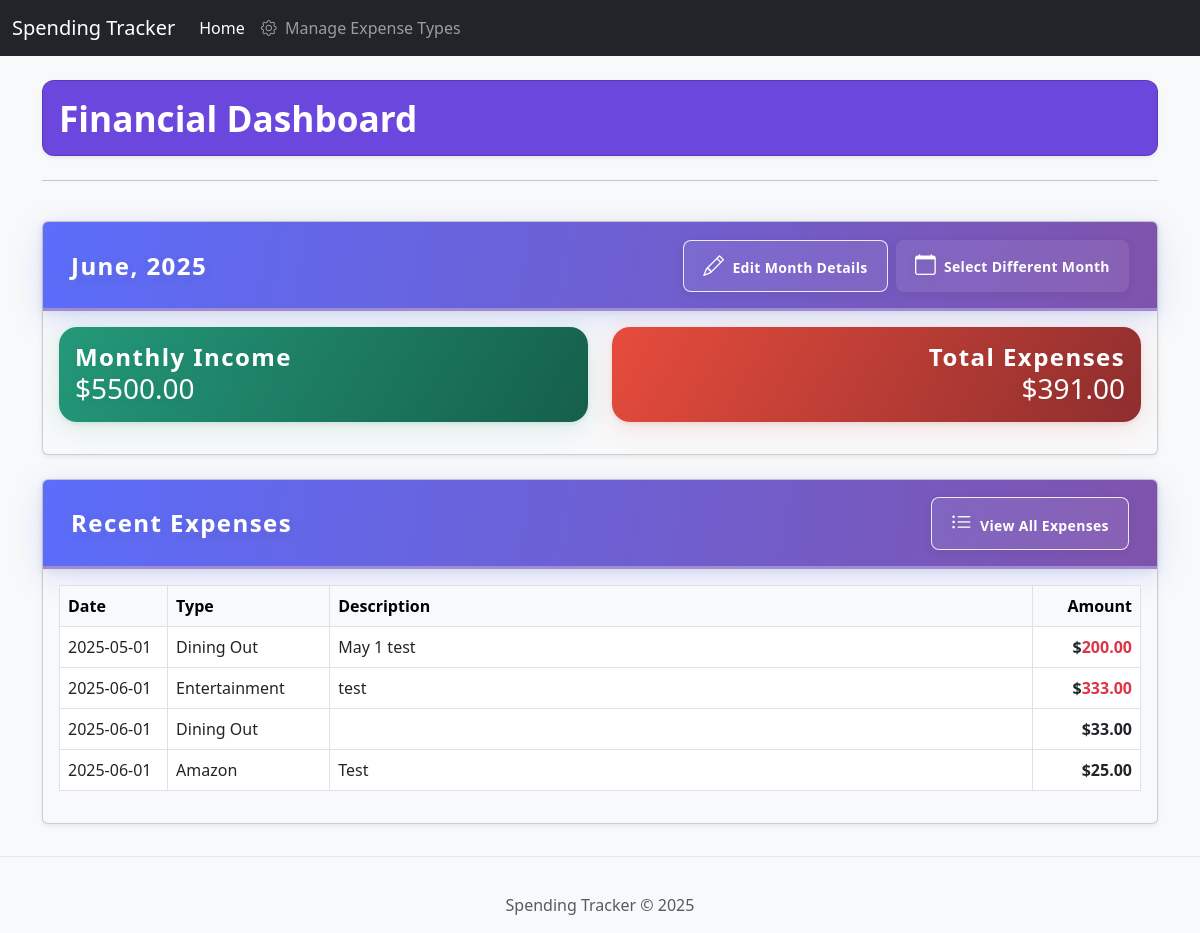
Before: / with the older database file.
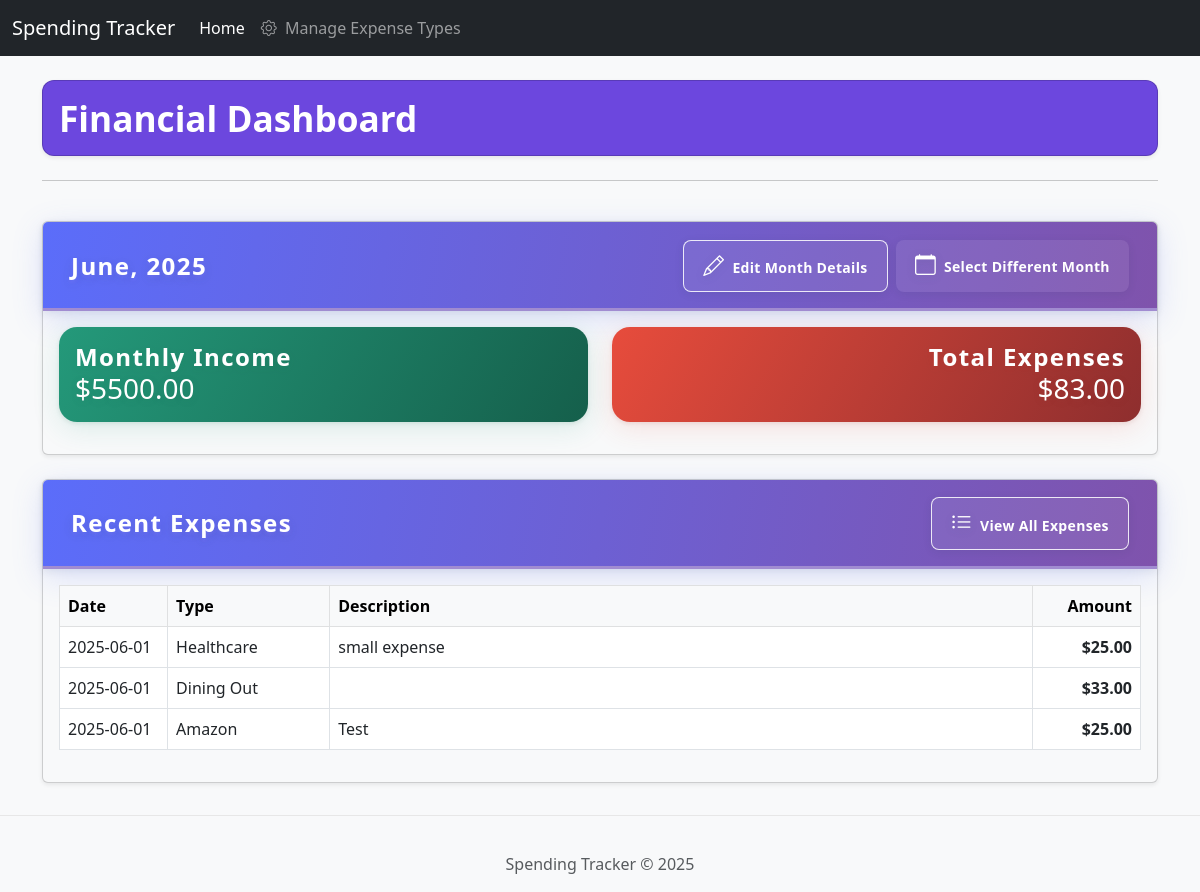
After: the same page with the newer database file.
### tables this page shows
CREATE TABLE expenses (
            id INTEGER PRIMARY KEY AUTOINCREMENT,
            amount DECIMAL(10, 2) NOT NULL,
            description TEXT,
            expense_type_id INTEGER NOT NULL,
            date DATE NOT NULL,
            is_recurring BOOLEAN DEFAULT FALSE,
            recurring_day INTEGER CHECK (recurring_day >= 1 AND recurring_day <= 31),
            is_active BOOLEAN DEFAULT TRUE,
            created_at TIMESTAMP DEFAULT CURRENT_TIMESTAMP,
            updated_at TIMESTAMP DEFAULT CURRENT_TIMESTAMP,
            FOREIGN KEY (expense_type_id) REFERENCES expense_types(id)
        );

CREATE TABLE expense_types (
            id INTEGER PRIMARY KEY AUTOINCREMENT,
            name TEXT NOT NULL UNIQUE,
            is_active BOOLEAN DEFAULT TRUE,
            created_at TIMESTAMP DEFAULT CURRENT_TIMESTAMP
        );

### app.py (the view)
@app.route('/')
def index():
    conn = get_db_connection()
    expense_types = conn.execute('SELECT * FROM expense_types WHERE is_active = TRUE ORDER BY name').fetchall()
    current_month_id = request.args.get('current_month_id', None)
    if current_month_id:
        session['current_month_id'] = current_month_id
    elif 'current_month_id' in session:
        current_month_id = session['current_month_id']
    if current_month_id:
        current_month_data = conn.execute('SELECT * FROM months WHERE id = ?', (current_month_id,)).fetchone()
        if not current_month_data:
            current_month_data = conn.execute('SELECT * FROM months ORDER BY year DESC, month DESC LIMIT 1').fetchone()
            if current_month_data:
                session['current_month_id'] = current_month_data['id']
    else:
        current_month_data = conn.execute('SELECT * FROM months ORDER BY year DESC, month DESC LIMIT 1').fetchone()
        if current_month_data:
            session['current_month_id'] = current_month_data['id']
    recent_expenses = conn.execute('''
        SELECT e.id, e.amount, e.description, e.date, et.name as expense_type_name, e.created_at
        FROM expenses e
        JOIN expense_types et ON e.expense_type_id = et.id
        WHERE e.is_active = TRUE
        ORDER BY e.created_at DESC
        LIMIT 10
    ''').fetchall()
    total_amount = 0.0
    if current_month_data:
        total_amount_row = conn.execute(
            'SELECT SUM(amount) as total FROM expenses WHERE is_active = TRUE AND strftime("%Y", date) = ? AND strftime("%m", date) = ?',
            (str(current_month_data['year']), f"{int(current_month_data['month']):02d}")
        ).fetchone()
        total_amount = total_amount_row['total'] if total_amount_row['total'] is not None else 0.0
    conn.close()
    return render_template('index.html', expense_types=expense_types, current_month=current_month_data,
                           recent_expenses=recent_expenses, month_error=None, show_month_modal=False, total_amount=total_amount)

### app.py (called while the page is built)
def get_db_connection():
    conn = sqlite3.connect(DB_PATH)
    conn.row_factory = sqlite3.Row
    return conn

@app.context_processor
def inject_current_year():
    return {'current_year': datetime.utcnow().year}

### templates/index.html (shortened to what the changed rows need)
{% extends "base.html" %}
{% block content %}
<div class="row mb-4">
    <div class="col-12">
        <div class="dashboard-header card shadow-sm mb-4 p-3" style="background: #6c47de; color: #fff; border-radius: 0.75rem;">
    <h1 class="mb-0" style="font-weight: 700; font-size: 2.2rem;">Financial Dashboard</h1>
</div>
    </div>
</div>
<div class="row">
    <div class="col-12">
        {% if current_month %}
            <div class="card card-custom bg-light mb-4 shadow-sm">
                <div class="card-header section-header d-flex justify-content-between align-items-center">
    <h2 class="section-header-title mb-0">
    {{ ["January", "February", "March", "April", "May", "June", "July", "August", "September", "October", "November", "December"][current_month['month']-1] }}, {{ current_month['year'] }}
</h2>
    <div class="d-flex gap-2">
        <a href="#" class="btn btn-sm btn-outline-primary" data-bs-toggle="modal" data-bs-target="#editMonthModal">
            <i class="bi bi-pencil me-1"></i> Edit Month Details
        </a>
        <a href="{{ url_for('month_routes.list_months') }}" class="btn btn-sm btn-primary">
            <i class="bi bi-calendar me-1"></i> Select Different Month
        </a>
    </div>
</div>
                <div class="card-body">
    <div class="row">
        <div class="col-md-6">
            <div class="card card-monthly-income mb-3">
                <div class="card-body">
                    <h5 class="section-header-title">Monthly Income</h5>
                    <p class="card-text h3">${{ "%.2f"|format(current_month['monthly_income']) }}</p>
                </div>
            </div>
        </div>
        <div class="col-md-6">
            <div class="card card-total-expenses mb-3">
                <div class="card-body text-end">
                    <h5 class="section-header-title">Total Expenses</h5>
                    <p class="card-text h3 mb-0">${{ "%.2f"|format(total_amount) }}</p>
                </div>
            </div>
        </div>
    </div>
</div>
            </div>
        {% else %}
            <div class="alert alert-warning" role="alert">
                No month data found. Please ensure the database is set up correctly and has month entries.
            </div>
        {% endif %}
    </div>
</div>
<div class="row mb-4">
    <div class="col-12">
        <div class="card card-custom bg-light shadow-sm">
            <div class="card-header section-header d-flex justify-content-between align-items-center">
    <h2 class="section-header-title mb-0">Recent Expenses</h2>
</div>
            <div class="card-body">
                {% if recent_expenses %}
                    <div class="table-responsive">
                        <table class="table table-hover table-bordered">
                            <thead class="table-light">
                                <tr>
                                    <th style="width:10%">Date</th>
                                    <th style="width:15%">Type</th>
                                    <th style="width:auto">Description</th>
                                    <th class="text-end" style="width:10%">Amount</th>
                                </tr>
                            </thead>
                            <tbody>
                                {% for expense in recent_expenses[:10] %}
                                    <tr class="{% if loop.index is even %}alt-row{% endif %}">
                                        <td style="width:10%">{{ expense.date }}</td>
                                        <td style="width:15%">{{ expense.expense_type_name }}</td>
                                        <td style="width:auto">{{ expense.description|default('', true) }}</td>
                                        <td class="text-end fw-bold" style="width:10%">$<span class="{% if expense.amount > 100 %}text-danger{% endif %}">{{ "%.2f"|format(expense.amount) }}</span></td>
                                    </tr>
                                {% endfor %}
                            </tbody>
                        </table>
                    </div>
                {% else %}
                    <div class="alert alert-info">
                        No expenses found. Add your first expense to get started!
                    </div>
                {% endif %}
            </div>
        </div>
    </div>
</div>
{% endblock %}

Changed rows visible on the page:
no longer on this page (row edited): expenses: date "2025-05-01", expense_type_name "Dining Out", description "May 1 test", amount "200.00"
no longer on this page (row edited): expenses: date "2025-06-01", expense_type_name "Entertainment", description "test", amount "333.00"
added expenses: date "2025-06-01", expense_type_name "Healthcare", description "small expense", amount "25.00"
Other visible differences:
{{ "%.2f"|format(total_amount) }}: "391.00" → "83.00"
